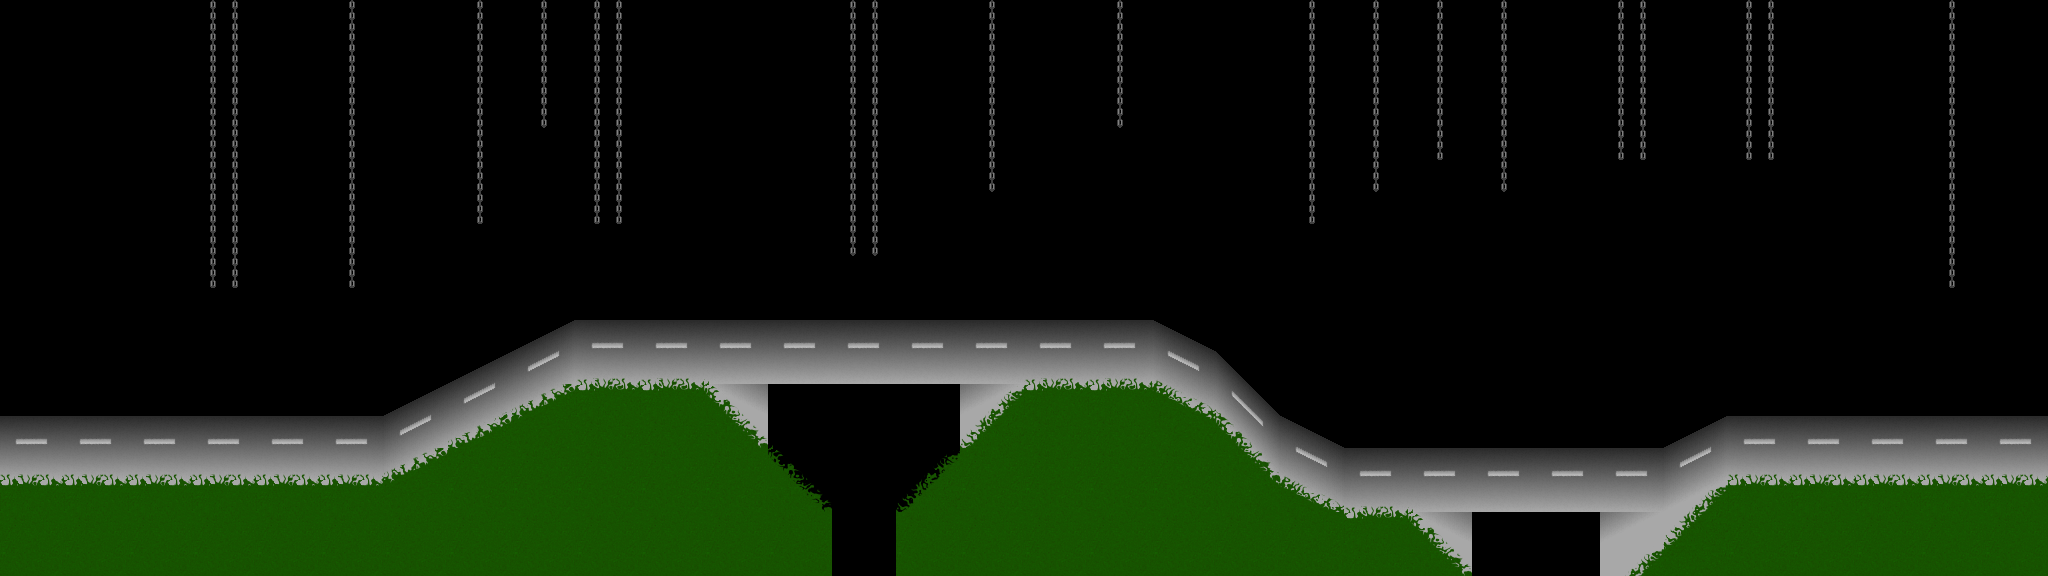

This game map was drawn from its Tiled (.tmx) file and the tilesets committed beside it. A one-line description and the trimmed map source follow:
An orthogonal 32x9 tile map with 64x64 px tiles, 4 tile layers (Road, Grass, Chains, Platforms).

<map version="1.0" orientation="orthogonal" width="32" height="9" tilewidth="64" tileheight="64">
 <tileset firstgid="1" source="RoadTileSet.tsx" />
 <layer name="Road" width="32" height="9">
  <properties>
   <property name="C" value="" />
  </properties>
  <data>[288 cells, 93 non-empty, 16 distinct tile ids]</data>
 </layer>
 <layer name="Grass" width="32" height="9">
  <data>[288 cells, 76 non-empty, 17 distinct tile ids]</data>
 </layer>
 <layer name="Chains" width="32" height="9">
  <data>[288 cells, 53 non-empty, 4 distinct tile ids]</data>
 </layer>
 <layer name="Platforms" width="32" height="9">
  <properties>
   <property name="C" value="" />
  </properties>
  <data>[288 cells, 0 non-empty, 0 distinct tile ids]</data>
 </layer>
</map>
